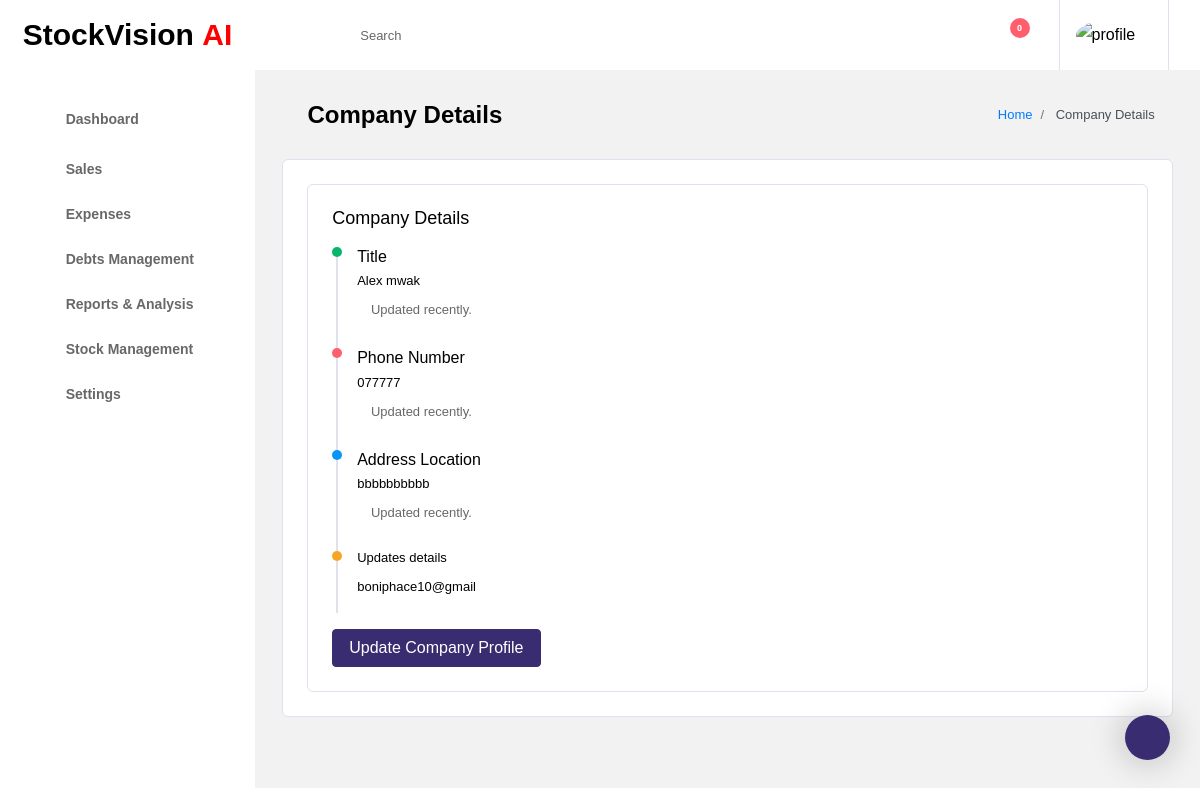
/company_profile/, run on the app's committed database.
### reports/models.py (models this page shows, shortened)
class CompanyProfile(models.Model):
    company_name = models.CharField(max_length=255)
    phone_number = models.CharField(max_length=15)
    email = models.EmailField()
    address = models.TextField()

### reports/views.py (the view)
# urls.py: path('company_profile/', views.company_profile, name='company_profile'),
def company_profile(request):
     company_profile = CompanyProfile.objects.first()
     return render(request, 'reports/index.html',{'company_profile': company_profile})

### templates/reports/index.html (shortened to what this page needs)
{% extends 'base.html' %} {% block content %} {% include 'include/header.html'%}
{% include 'include/sidebar.html' %}
<div class="main-panel">
  <div class="content-wrapper">
    <div class="page-header">
      <h3 class="page-title">
        <i class="fa fa-square me-2" style="color: green"></i> Company Details
      </h3>
      <nav aria-label="breadcrumb">
        <ol class="breadcrumb">
          <li class="breadcrumb-item"><a href="#">Home</a></li>
          <li class="breadcrumb-item active" aria-current="page">
            Company Details
          </li>
        </ol>
      </nav>
    </div>
    <div class="row">
      <div class="col-lg-12 grid-margin stretch-card">
        <div class="card">
          <div class="card-body">
            <div class="card">
              <div class="card-body">
                <h4 class="card-title">Company details</h4>
                <ul class="solid-bullet-list">
                  <li>
                    <h6>Title</h6>
                    <p>{{ company_profile.company_name }}</p>
                    <p class="text-muted">
                      <i class="far fa-clock"></i>
                      Updated recently.
                    </p>
                  </li>
                  <li>
                    <h6>Phone Number</h6>
                    <p>{{ company_profile.phone_number }}</p>
                    <p class="text-muted">
                      <i class="far fa-clock"></i>
                      Updated recently.
                    </p>
                  </li>
                  <li>
                    <h6>Address Location</h6>
                    <p>{{ company_profile.address }}</p>
                    <p class="text-muted">
                      <i class="far fa-clock"></i>
                      Updated recently.
                    </p>
                  </li>
                  <li>
                    <p>Updates details</p>
                    <p>{{ company_profile.email }}</p>
                  </li>
                </ul>
                <button
                  type="button"
                  class="btn btn-primary"
                  data-toggle="modal"
                  data-target="#updateCompanyModal"
                >
                  Update Company Profile
                </button>
              </div>
            </div>
          </div>
        </div>
      </div>
    </div>
  </div>
  {% endblock %}

### data on the page
CompanyProfile: company_name "Alex mwak", phone_number "077777", address "bbbbbbbbbb", email "boniphace10@gmail"
